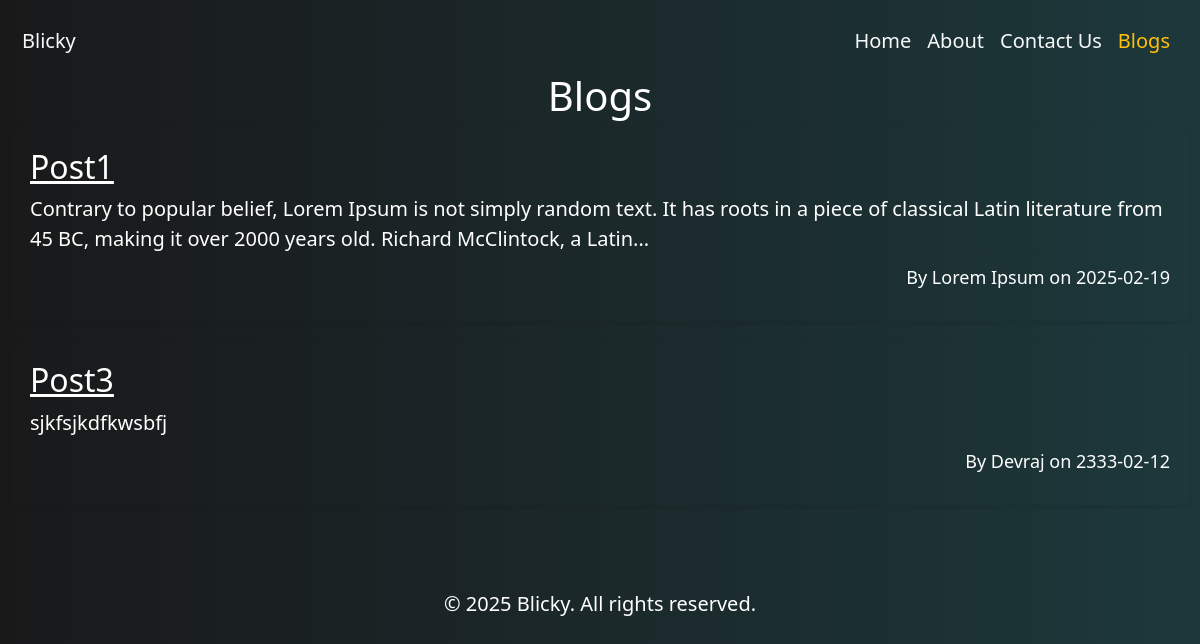
Before: /blogs with the older database file.
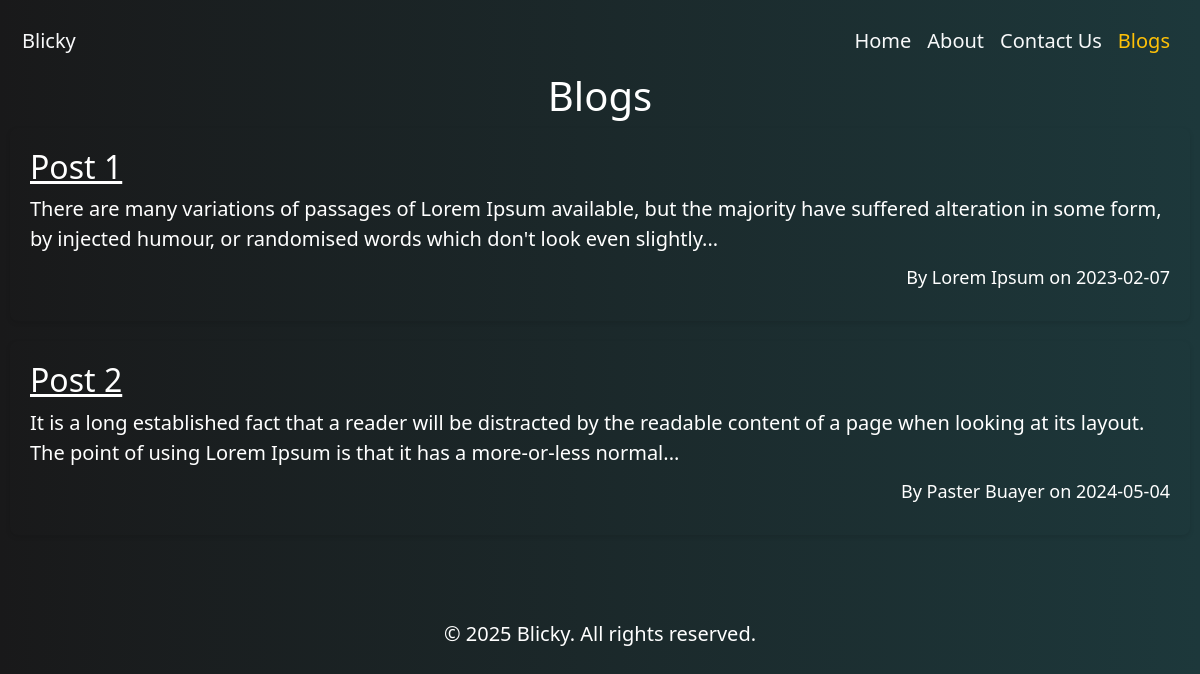
After: the same page with the newer database file.
### tables this page shows
CREATE TABLE posts (
    post_id INTEGER PRIMARY KEY AUTOINCREMENT,
    title TEXT NOT NULL,
    content TEXT NOT NULL,
    author TEXT NOT NULL,
    date TEXT NOT NULL
);

### app.py (the view)
@app.route('/blogs')
def blogs():
    conn = get_db_connection()
    posts = conn.execute('SELECT post_id, title, content, author, date FROM posts').fetchall()
    conn.close()
    return render_template('blogs.html', posts=posts)

### app.py (called while the page is built)
def get_db_connection():
    conn = sqlite3.connect('blog.db')
    conn.row_factory = sqlite3.Row
    return conn

### templates/blogs.html (shortened to what this page needs)
<html lang="en">
    <head>
        <link rel="stylesheet" href="https://cdn.jsdelivr.net/npm/bootstrap@5.0.2/dist/css/bootstrap.min.css">
        <link rel="stylesheet" href="{{ url_for('static', filename='style.css') }}">
    </head>
<body>
    <nav class="navbar navbar-expand-lg">
        <div class="container-fluid">
            <a class="navbar-brand text-light" href="#">Blicky</a>
            <div class="collapse navbar-collapse" id="navbarNav">
                <ul class="navbar-nav ms-auto">
                    <li class="nav-item">
                        <a class="nav-link text-light" href="{{ url_for('homepage') }}">Home</a>
                    </li>
                    <li class="nav-item">
                        <a class="nav-link text-light" href="{{ url_for('about') }}">About</a>
                    </li>
                    <li class="nav-item">
                        <a class="nav-link text-light" href="{{ url_for('contact') }}">Contact Us</a>
                    </li>
                    <li class="nav-item active">
                        <a class="nav-link text-warning" href="{{ url_for('blogs') }}">Blogs</a>
                    </li>
                </ul>
            </div>
        </div>
    </nav>
    <h1>Blogs</h1>
    <div class="blog-container">
        {% for post in posts %}
        <div class="blog-post">
            <h2><a href="{{ url_for('blog_post', post_id=post['post_id']) }}">{{ post['title'] }}</a></h2>
            <p>{{ post['content'] | truncate(200) }}</p>
            <p class="author-date">By {{ post['author'] }} on {{ post['date'] }}</p>
        </div>
        {% endfor %}
    </div>
    <footer class="py-3 mt-5">
        <div class="container text-center">
            <p>&copy; 2025 Blicky. All rights reserved.</p>
        </div>
    </footer>
</body>
</html>

Changed rows visible on the page:
removed posts: title "Post1", content "Contrary to popular belief, Lorem Ipsum is not simply random text. It has roots in a piece of classical Latin literature from 45 BC, making it over 2000 years old. Richard McClintock, a Latin...", author "Lorem Ipsum", date "2025-02-19"
removed posts: title "Post3", content "sjkfsjkdfkwsbfj", author "Devraj", date "2333-02-12"
added posts: title "Post 1", content "There are many variations of passages of Lorem Ipsum available, but the majority have suffered alteration in some form, by injected humour, or randomised words which don't look even slightly...", author "Lorem Ipsum", date "2023-02-07"
added posts: title "Post 2", content "It is a long established fact that a reader will be distracted by the readable content of a page when looking at its layout. The point of using Lorem Ipsum is that it has a more-or-less normal...", author "Paster Buayer", date "2024-05-04"
